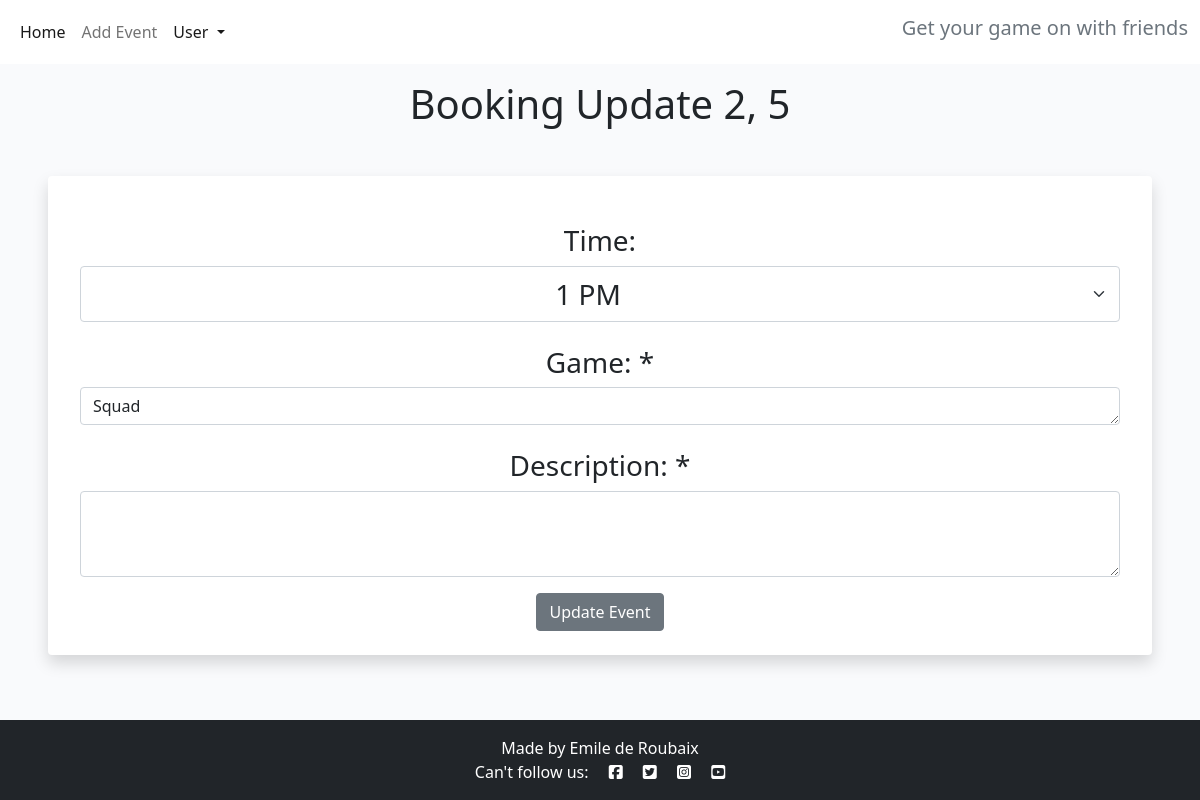
The page /booking-update-submit/5 (signed in) on the database its author committed.
### game_dates/models.py (models this page shows, shortened)
class Appointment(models.Model):
    user = models.ForeignKey(
        User, on_delete=models.CASCADE, null=True, blank=True)
    type = models.CharField(
        max_length=50, choices=SERVICE_CHOICES, default="Online gaming")
    day = models.DateField(default=datetime.now)
    time = models.CharField(
        max_length=24, choices=TIME_CHOICES)
    updated_on = models.DateTimeField(auto_now=True)
    description = models.CharField(
        max_length=50, null=True)
    content = models.TextField()
    created_on = models.DateTimeField(auto_now_add=True)
    approved = models.BooleanField(default=True)
    attending = models.ManyToManyField(
        User, related_name='event_attending', blank=True)
    tentative = models.ManyToManyField(
        User, related_name='event_tentative', blank=True)
    class Meta:
        ordering = ["-created_on"]

### game_dates/views.py (the view, shortened to what this page needs)
# urls.py: path('booking-update-submit/<int:booking_id>', views.bookingUpdateSubmit, name='bookingUpdateSubmit'),
def bookingUpdateSubmit(request, booking_id):
    booking = Appointment.objects.get(pk=booking_id)
    user = request.user
    today = datetime.now()
    minDate = today.strftime('%Y-%m-%d')
    deltatime = today + timedelta(days=30)
    strdeltatime = deltatime.strftime('%Y-%m-%d')
    maxDate = strdeltatime
    day = request.session.get('day')
    type = request.session.get('type')
    booking_id = request.session.get('booking_id')
    hour = checkEditTime(times, day, booking_id)
    return render(request, 'bookingUpdateSubmit.html', {
        'booking_id': booking_id,
        'times': hour,
        'booking': booking,
    })

### game_dates/views.py (called while the page is built)
def checkEditTime(times, day, booking_id):
    x = []
    appointment = Appointment.objects.get(pk=booking_id)
    time = appointment.time
    for k in times:
        if Appointment.objects.filter(day=day, time=k).count() < 1 or time == k:
            x.append(k)
    return x

### game_dates/templates/bookingUpdateSubmit.html (shortened to what this page needs)
{% extends "base.html" %}
{% block content %}
{% if user.is_authenticated %}
<h1 class="text-center mt-3">Booking Update 2, {{ booking.id }}</h1>
<div class="shadow p-4 mb-5 bg-body bg-body rounded text-black text-center m-5">
    <form method="POST" action="{% url 'bookingUpdateSubmit' booking.id %}" class="me-2 ms-2" required>
        <h3 class="text-center mt-4">Time:</h3>
        <div>
            <select class="form-select fs-3 text-center" name="time">
                <option value="{{ booking.type }}" selected >
                    {{ booking.time }}
                </option>
            </select>
        </div>
        <div class="form-group">
            <label for="GameName"><h3 class="text-center mt-4">Game: *</h3></label>
            <textarea class="form-control" id="GameName" rows="1" name="description" required>{{ booking.description }}</textarea>
        </div>
        <div class="form-group">
            <label for="content"><h3 class="text-center mt-4">Description: *</h3></label>
            <textarea class="form-control" id="content" rows="3" name="content" required>{{ booking.content }}</textarea>
        </div>
        <button type="submit" class="btn btn-secondary mt-3">Update Event</button>
    </form>
</div>
{% else %}
<div class="shadow p-4 mb-5 bg-body bg-body rounded text-black  m-5">
    <h1 class="p-2  me-3">First Sign in!</h1>
    <a href="{% url 'login' %}" class="btn btn-primary text-white">Sign in</a>
</div>
{% endif %}
{% endblock %}

### static/css/style.css (style rules this page uses)
body { background-color: #F9FAFC; }
.main-bg { background-color: #F9FAFC; }

### rows shown on the page
Appointment: id "5", time "1 PM", description "Squad"
